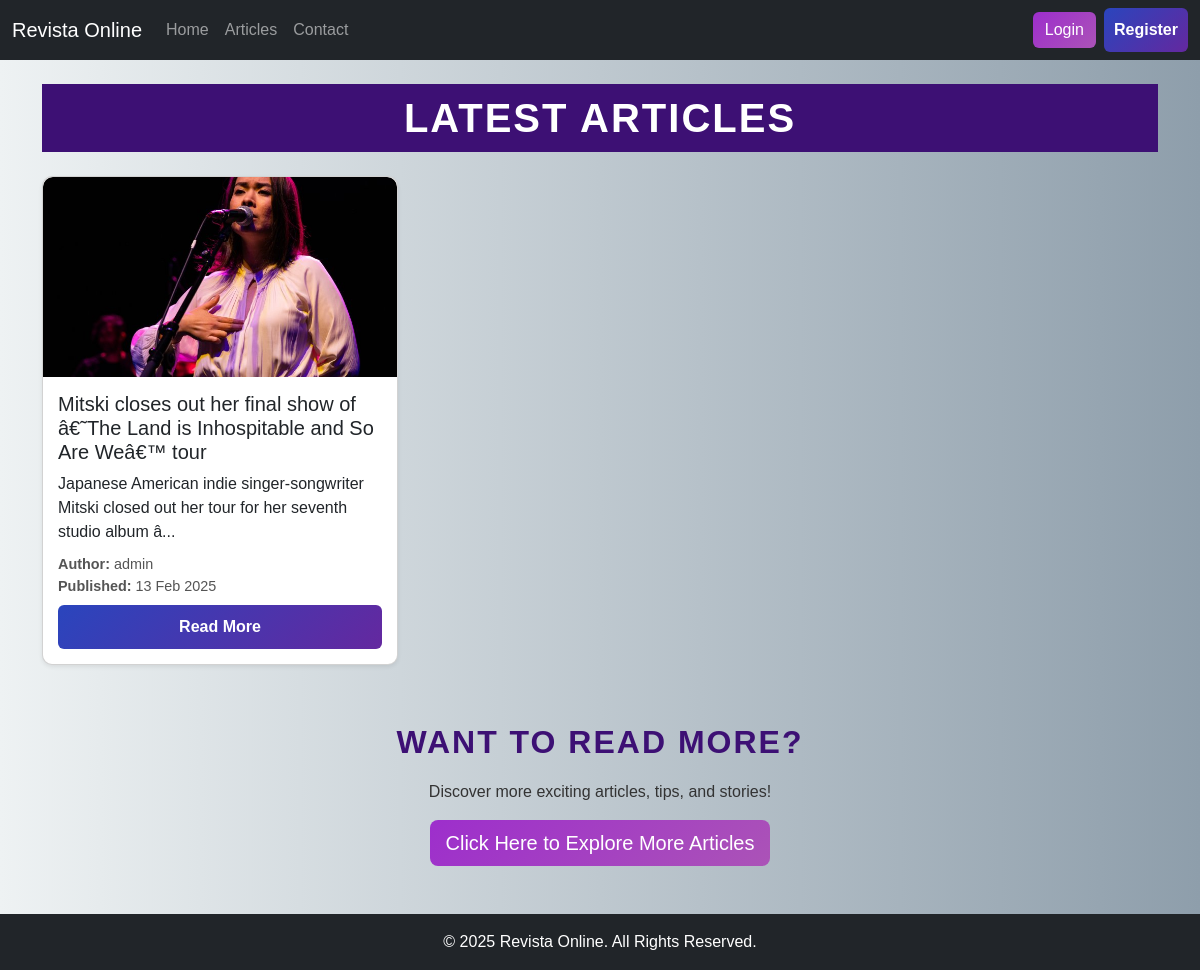
The page /RevistaOnline/home.php on the database its author committed.
### tables this page shows
CREATE TABLE `articles` (
  `id` int(11) NOT NULL,
  `title` varchar(255) NOT NULL,
  `content` text NOT NULL,
  `author_id` int(11) DEFAULT NULL,
  `imageUrl` varchar(255) DEFAULT NULL,
  `create_date` datetime DEFAULT current_timestamp(),
  `category` varchar(100) NOT NULL DEFAULT 'General'
);

CREATE TABLE `users` (
  `id` int(11) NOT NULL,
  `username` varchar(30) NOT NULL,
  `password` varchar(255) NOT NULL,
  `email` varchar(30) NOT NULL,
  `role` varchar(6) NOT NULL
);

### RevistaOnline/home.php (the view, shortened to what this page needs)
<?php
require 'connect.php';
$stmt = $connect->prepare("
    SELECT articles.*, users.username AS author
    FROM articles
    JOIN users ON articles.author_id = users.id
    ORDER BY articles.create_date DESC
    LIMIT 3
");
$stmt->execute();
$result = $stmt->get_result();
?>
<!DOCTYPE html>
<html lang="en">
<head>
    <link href="https://cdn.jsdelivr.net/npm/bootstrap@5.3.0/dist/css/bootstrap.min.css" rel="stylesheet">
    <link rel="stylesheet" href="style/home.css">
</head>
<body class="d-flex flex-column min-vh-100">
    <?php include('include/navbar.php'); ?>
    <div class="container mt-4 content">
        <h1 class="text-center mb-4">Latest Articles</h1>
        <div class="row">
            <?php while ($article = $result->fetch_assoc()) : ?>
                <div class="col-md-4 d-flex">
                    <div class="card shadow-sm flex-fill">
                        <?php
                        $imagePath = htmlspecialchars($article['imageUrl']);
                        $imageFullPath = __DIR__ . '/' . $imagePath;
                        if (!empty($imagePath) && file_exists($imageFullPath)) :
                        ?>
                            <img src="<?= htmlspecialchars($imagePath) ?>" class="card-img-top" alt="Article Image">
                        <?php else : ?>
                            <img src="uploads/articles/default.jpg" class="card-img-top" alt="Placeholder Image">
                        <?php endif; ?>
                        <div class="card-body d-flex flex-column justify-content-between">
                            <div>
                                <h5 class="card-title"><?= htmlspecialchars($article['title']) ?></h5>
                                <p class="card-text"><?= htmlspecialchars(substr($article['content'], 0, 100)) . '...' ?></p>
                            </div>
                            <div class="author-date">
                                <strong>Author:</strong> <?= htmlspecialchars($article['author']) ?><br>
                                <strong>Published:</strong> <?= date('d M Y', strtotime($article['create_date'])) ?>
                            </div>
                            <a href="user_view_article.php?id=<?= urlencode($article['id']) ?>" class="btn btn-primary mt-2">Read More</a>
                        </div>
                    </div>
                </div>
            <?php endwhile; ?>
        </div>
        <div class="text-center mt-5">
            <h3>Want to Read More?</h3>
            <p>Discover more exciting articles, tips, and stories!</p>
            <a href="articles.php" class="btn btn-success btn-lg">Click Here to Explore More Articles</a>
        </div>
    </div>
    <?php include('include/footer.php'); ?>
</body>
</html>

### RevistaOnline/style/home.css (style rules this page uses)
body { display: flex; flex-direction: column; min-height: 100vh; background: linear-gradient(to right, #eef2f3, #8e9eab); font-family: 'Arial', sans-serif; color: #333; }
.content { flex: 1; }
h1 { font-size: 2.5rem; font-weight: bold; color: #ffffff; text-transform: uppercase; letter-spacing: 2px; text-align: center; background: #3d1074; padding-top: 10px; padding-bottom: 10px; }
h3 { font-size: 2rem; font-weight: bold; color: #3d1074; text-transform: uppercase; letter-spacing: 2px; text-align: center; padding-top: 10px; padding-bottom: 10px; }
.card { border-radius: 10px; box-shadow: 0 5px 15px rgba(0, 0, 0, 0.2); transition: transform 0.3s ease, box-shadow 0.3s ease; background: white; overflow: hidden; }
.card-img-top { height: 200px; object-fit: cover; border-radius: 10px 10px 0 0; }
.card-body { display: flex; flex-direction: column; justify-content: space-between; padding: 15px; }
.author-date { font-size: 0.9em; color: #555; margin-top: 10px; }
.btn-primary { background: linear-gradient(135deg, #2a45bd, #64289f); border: none; transition: 0.3s ease; padding: 10px; font-weight: bold; }
.btn-success { background: linear-gradient(135deg, #9d2ecc, #ab53b7); border: none; transition: 0.3s ease; }

### rows shown on the page
articles: imageUrl (picture), title "Mitski closes out her final show of â€˜The Land is Inhospitable and So Are Weâ€™ tour", content "Japanese American indie singer-songwriter Mitski closed out her tour for her seventh studio album â", author.username "admin", create_date "13 Feb 2025"
